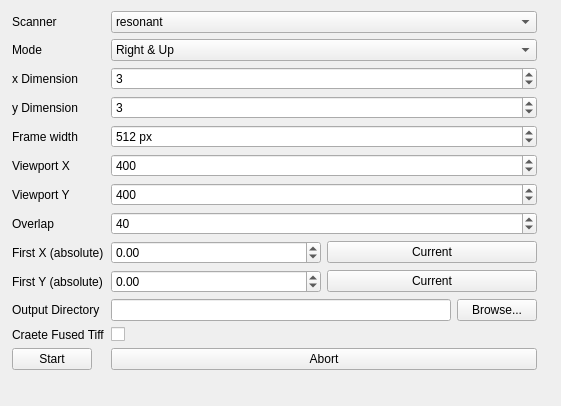
<?xml version="1.0" encoding="UTF-8"?>
<ui version="4.0">
 <class>TileScanClient</class>
 <widget class="QWidget" name="TileScanClient">
  <property name="geometry">
   <rect>
    <x>0</x>
    <y>0</y>
    <width>561</width>
    <height>406</height>
   </rect>
  </property>
  <property name="windowTitle">
   <string>Tile Scan Client for MESc</string>
  </property>
  <layout class="QHBoxLayout" name="horizontalLayout_2">
   <item>
    <layout class="QFormLayout" name="formLayout">
     <property name="leftMargin">
      <number>1</number>
     </property>
     <item row="1" column="0">
      <widget class="QLabel" name="lblScanner">
       <property name="text">
        <string>Scanner</string>
       </property>
      </widget>
     </item>
     <item row="1" column="1">
      <widget class="QComboBox" name="cmbScanner">
       <item>
        <property name="text">
         <string>resonant</string>
        </property>
       </item>
       <item>
        <property name="text">
         <string>galvo</string>
        </property>
       </item>
      </widget>
     </item>
     <item row="2" column="0">
      <widget class="QLabel" name="lblMode">
       <property name="text">
        <string>Mode</string>
       </property>
      </widget>
     </item>
     <item row="2" column="1">
      <widget class="QComboBox" name="cmbMode">
       <property name="currentIndex">
        <number>2</number>
       </property>
       <item>
        <property name="text">
         <string>Right &amp; Down</string>
        </property>
       </item>
       <item>
        <property name="text">
         <string>Left &amp; Down</string>
        </property>
       </item>
       <item>
        <property name="text">
         <string>Right &amp; Up</string>
        </property>
       </item>
       <item>
        <property name="text">
         <string>Left &amp; Up</string>
        </property>
       </item>
      </widget>
     </item>
     <item row="3" column="0">
      <widget class="QLabel" name="lblXDim">
       <property name="text">
        <string>x Dimension</string>
       </property>
      </widget>
     </item>
     <item row="3" column="1">
      <widget class="QSpinBox" name="spnDimX">
       <property name="minimum">
        <number>1</number>
       </property>
       <property name="maximum">
        <number>9999</number>
       </property>
       <property name="value">
        <number>3</number>
       </property>
      </widget>
     </item>
     <item row="4" column="0">
      <widget class="QLabel" name="lblYDim">
       <property name="text">
        <string>y Dimension</string>
       </property>
      </widget>
     </item>
     <item row="4" column="1">
      <widget class="QSpinBox" name="spnDimY">
       <property name="minimum">
        <number>1</number>
       </property>
       <property name="maximum">
        <number>9999</number>
       </property>
       <property name="value">
        <number>3</number>
       </property>
      </widget>
     </item>
     <item row="5" column="0">
      <widget class="QLabel" name="lblResX">
       <property name="text">
        <string>Frame width</string>
       </property>
      </widget>
     </item>
     <item row="5" column="1">
      <widget class="QSpinBox" name="spnResolution">
       <property name="suffix">
        <string> px</string>
       </property>
       <property name="minimum">
        <number>64</number>
       </property>
       <property name="maximum">
        <number>9999</number>
       </property>
       <property name="value">
        <number>512</number>
       </property>
      </widget>
     </item>
     <item row="6" column="0">
      <widget class="QLabel" name="lblViewPortX">
       <property name="text">
        <string>Viewport X</string>
       </property>
      </widget>
     </item>
     <item row="6" column="1">
      <widget class="QSpinBox" name="spnViewportX">
       <property name="maximum">
        <number>9999</number>
       </property>
       <property name="value">
        <number>400</number>
       </property>
      </widget>
     </item>
     <item row="7" column="0">
      <widget class="QLabel" name="lblViewportY">
       <property name="text">
        <string>Viewport Y</string>
       </property>
      </widget>
     </item>
     <item row="7" column="1">
      <widget class="QSpinBox" name="spnViewportY">
       <property name="maximum">
        <number>9999</number>
       </property>
       <property name="value">
        <number>400</number>
       </property>
      </widget>
     </item>
     <item row="8" column="0">
      <widget class="QLabel" name="lblOverlap">
       <property name="text">
        <string>Overlap</string>
       </property>
      </widget>
     </item>
     <item row="8" column="1">
      <widget class="QSpinBox" name="spnOverlap">
       <property name="suffix">
        <string/>
       </property>
       <property name="maximum">
        <number>9999</number>
       </property>
       <property name="value">
        <number>40</number>
       </property>
      </widget>
     </item>
     <item row="10" column="0">
      <widget class="QLabel" name="label_2">
       <property name="text">
        <string>First X (absolute)</string>
       </property>
      </widget>
     </item>
     <item row="10" column="1">
      <layout class="QHBoxLayout" name="horizontalLayout_3">
       <item>
        <widget class="QDoubleSpinBox" name="dsbFirstX">
         <property name="minimum">
          <double>-999999.000000000000000</double>
         </property>
         <property name="maximum">
          <double>999999.000000000000000</double>
         </property>
        </widget>
       </item>
       <item>
        <widget class="QPushButton" name="btnSlowX">
         <property name="text">
          <string>Current</string>
         </property>
        </widget>
       </item>
      </layout>
     </item>
     <item row="12" column="0">
      <widget class="QLabel" name="label_3">
       <property name="text">
        <string>First Y (absolute)</string>
       </property>
      </widget>
     </item>
     <item row="12" column="1">
      <layout class="QHBoxLayout" name="horizontalLayout_4">
       <item>
        <widget class="QDoubleSpinBox" name="dsbFirstY">
         <property name="minimum">
          <double>-999999.000000000000000</double>
         </property>
         <property name="maximum">
          <double>999999.000000000000000</double>
         </property>
        </widget>
       </item>
       <item>
        <widget class="QPushButton" name="btnSlowY">
         <property name="text">
          <string>Current</string>
         </property>
        </widget>
       </item>
      </layout>
     </item>
     <item row="13" column="0">
      <widget class="QLabel" name="label">
       <property name="text">
        <string>Output Directory</string>
       </property>
      </widget>
     </item>
     <item row="13" column="1">
      <layout class="QHBoxLayout" name="horizontalLayout">
       <item>
        <widget class="QLineEdit" name="lineEditOutput"/>
       </item>
       <item>
        <widget class="QPushButton" name="btnBrowse">
         <property name="text">
          <string>Browse...</string>
         </property>
        </widget>
       </item>
      </layout>
     </item>
     <item row="17" column="1">
      <widget class="QPushButton" name="btnAbort">
       <property name="text">
        <string>Abort</string>
       </property>
      </widget>
     </item>
     <item row="17" column="0">
      <widget class="QPushButton" name="btnStart">
       <property name="text">
        <string>Start</string>
       </property>
      </widget>
     </item>
     <item row="15" column="1">
      <widget class="QCheckBox" name="stitchTiff">
       <property name="text">
        <string/>
       </property>
      </widget>
     </item>
     <item row="15" column="0">
      <widget class="QLabel" name="label_4">
       <property name="text">
        <string>Craete Fused Tiff</string>
       </property>
      </widget>
     </item>
    </layout>
   </item>
   <item>
    <widget class="QLabel" name="lblgraphic">
     <property name="text">
      <string/>
     </property>
     <property name="pixmap">
      <pixmap resource="resources.qrc">:/images/2</pixmap>
     </property>
     <property name="scaledContents">
      <bool>false</bool>
     </property>
     <property name="alignment">
      <set>Qt::AlignCenter</set>
     </property>
    </widget>
   </item>
  </layout>
 </widget>
 <resources>
  <include location="resources.qrc"/>
 </resources>
 <connections/>
</ui>
